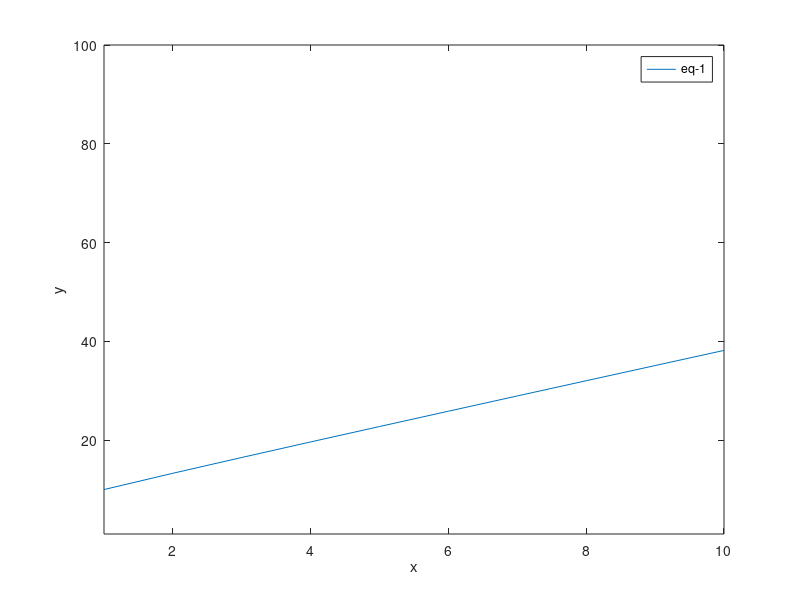

Here is the MATLAB script that generated this plot:
x = 1:10;
y = zeros(1,10);

for i =1:10
    y(i) = 2*x(i)^.2+3*x(i)+5;
end
plot(x,y)
xlabel('x')
ylabel('y')
xlim([1 10])
ylim([1 100])
legend('eq-1')